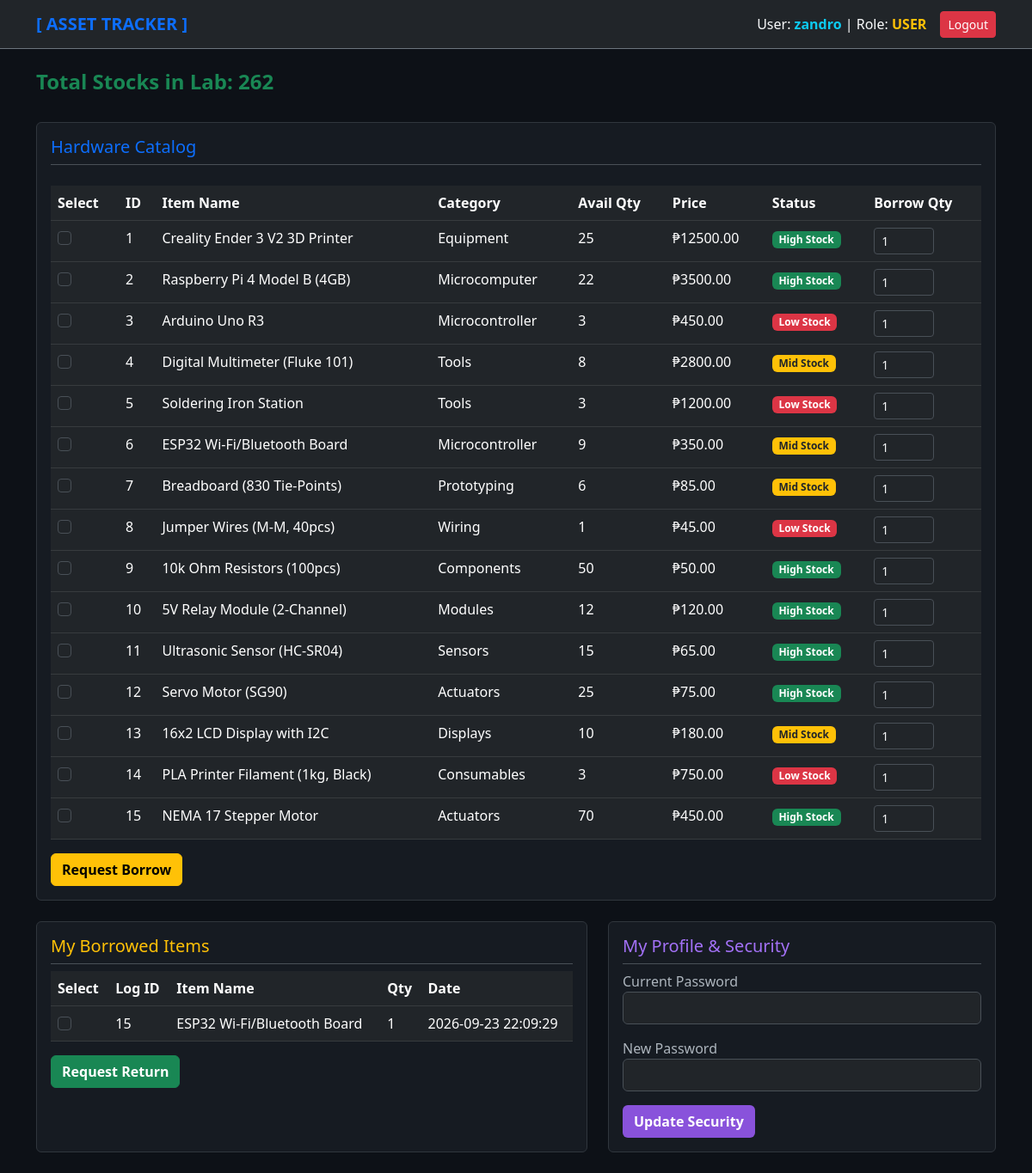
The app's page /dashboard (signed in) with its own data.
### tables this page shows
CREATE TABLE borrow_logs (
            log_id INTEGER PRIMARY KEY AUTOINCREMENT,
            item_id INTEGER,
            item_name TEXT NOT NULL,
            username TEXT NOT NULL,
            borrowed_qty INTEGER NOT NULL,
            borrow_date TEXT NOT NULL,
            return_date TEXT,
            status TEXT DEFAULT 'Borrowed'
        );

CREATE TABLE hardware (
            item_id INTEGER PRIMARY KEY AUTOINCREMENT,
            item_name TEXT NOT NULL,
            category TEXT NOT NULL,
            quantity INTEGER NOT NULL,
            unit_price REAL NOT NULL,
            status TEXT NOT NULL
        );

### app.py (the view, shortened to what this page needs)
@app.route("/dashboard")
@login_required
def dashboard():
    search = request.args.get(
        "search",
        ""
    ).strip()
    category = request.args.get(
        "category",
        "ALL"
    )
    if not category:
        category = "ALL"
    items = InventoryController.get_all_items(
        search_text=search,
        category=category
    )
    categories = InventoryController.get_categories()
    all_items_for_total = (
        InventoryController.get_all_items(
            search_text="",
            category="ALL"
        )
    )
    total_stocks = sum(
        item[3]
        for item in all_items_for_total
    )
    active_loans = []
    history = []
    pending_returns = []
    pending_borrows = []
    pending_borrow_requests = []
    all_loans = []
    pending_resets = []
    if session["role"] == "USER":
        active_loans = (
            InventoryController.get_user_active_loans(
                session["username"]
            )
        )
        pending_borrow_requests = (
            InventoryController.get_user_pending_borrows(
                session["username"]
            )
        )
        history = (
            InventoryController.get_user_loan_history(
                session["username"]
            )
        )
    return render_template(
        "dashboard.html",
        items=items,
        categories=categories,
        search=search,
        selected_category=category,
        total_stocks=total_stocks,
        active_loans=active_loans,
        history=history,
        pending_returns=pending_returns,
        pending_borrows=pending_borrows,
        pending_borrow_requests=(
            pending_borrow_requests
        ),
        all_loans=all_loans,
        pending_resets=pending_resets
    )

### Laboratorysystem.py (called while the page is built)
    @staticmethod
    def get_all_items(search_text="", category="ALL"):
        conn = sqlite3.connect(DB_NAME); res = conn.execute("SELECT * FROM hardware").fetchall()
        conn.close(); return res

    @staticmethod
    def get_categories(): return []

    @staticmethod
    def get_user_loan_history(u): return []

    @staticmethod
    def get_user_pending_borrows(u): return []

    @staticmethod
    def get_user_active_loans(u):
        conn = sqlite3.connect(DB_NAME); res = conn.execute("SELECT log_id, item_name, borrowed_qty, borrow_date FROM borrow_logs WHERE username=? AND status='Borrowed'", (u,)).fetchall()
        conn.close(); return res

### app.py (called while the page is built, shortened)
def login_required(view):
    @wraps(view)
    def wrapped(*args, **kwargs):
        return view(*args, **kwargs)
    return wrapped

### templates/dashboard.html (shortened to what this page needs)
{% extends "base.html" %}
{% block content %}
<div class="row mb-4">
    <div class="col-md-12 d-flex justify-content-between align-items-center">
        <h4 class="text-success fw-bold">Total Stocks in Lab: {{ total_stocks }}</h4>
    </div>
</div>
<div class="row">
    <div class="col-md-12 mb-4">
        <div class="card p-3">
            <div class="d-flex justify-content-between border-bottom pb-2 mb-3">
                <h5 class="text-primary mb-0">Hardware Catalog</h5>
            </div>
            <form method="POST" action="{{ url_for('borrow') if session['role'] == 'USER' else url_for('admin_delete') }}">
                <table class="table table-dark table-hover mt-2">
                    <thead>
                        <tr>
                            <th>Select</th>
                            <th>ID</th>
                            <th>Item Name</th>
                            <th>Category</th>
                            <th>Avail Qty</th>
                            <th>Price</th>
                            <th>Status</th>
                            {% if session['role'] == 'USER' %}<th>Borrow Qty</th>{% endif %}
                        </tr>
                    </thead>
                    <tbody>
                        {% for item in items %}
                        <tr>
                            <td><input type="checkbox" name="{{ 'item_id' if session['role'] == 'USER' else 'item_ids' }}" value="{{ item[0] }}" class="form-check-input"></td>
                            <td>{{ item[0] }}</td>
                            <td>{{ item[1] }}</td>
                            <td>{{ item[2] }}</td>
                            <td>{{ item[3] }}</td>
                            <td>₱{{ "%.2f"|format(item[4]) }}</td>
                            <td>
                                {% if item[5] == 'High Stock' %}<span class="badge bg-success">High Stock</span>
                                {% elif item[5] == 'Mid Stock' %}<span class="badge bg-warning text-dark">Mid Stock</span>
                                {% elif item[5] == 'Low Stock' %}<span class="badge bg-danger">Low Stock</span>
                                {% else %}<span class="badge bg-secondary">Out of Stock</span>{% endif %}
                            </td>
                            {% if session['role'] == 'USER' %}
                            <td><input type="number" name="quantity_{{ item[0] }}" min="1" max="{{ item[3] }}" value="1" class="form-control form-control-sm bg-dark text-light" style="width: 70px;"></td>
                            {% endif %}
                        </tr>
                        {% endfor %}
                    </tbody>
                </table>
                {% if session['role'] == 'USER' %}
                    <button type="submit" class="btn btn-warning fw-bold">Request Borrow</button>
                {% else %}
                    <button type="submit" class="btn btn-danger fw-bold">Delete Selected Item(s)</button>
                {% endif %}
            </form>
        </div>
    </div>
    {% if session['role'] == 'USER' %}
    <div class="col-md-7 mb-4">
        <div class="card p-3 h-100">
            <h5 class="text-warning border-bottom pb-2">My Borrowed Items</h5>
            <form method="POST" action="{{ url_for('return_request') }}">
                <table class="table table-dark">
                    <thead><tr><th>Select</th><th>Log ID</th><th>Item Name</th><th>Qty</th><th>Date</th></tr></thead>
                    <tbody>
                        {% for loan in active_loans %}
                        <tr>
                            <td><input type="checkbox" name="loan_ids" value="{{ loan[0] }}" class="form-check-input"></td>
                            <td>{{ loan[0] }}</td><td>{{ loan[1] }}</td><td>{{ loan[2] }}</td><td>{{ loan[3] }}</td>
                        </tr>
                        {% endfor %}
                    </tbody>
                </table>
                <button type="submit" class="btn btn-success fw-bold">Request Return</button>
            </form>
        </div>
    </div>
    {% endif %}
    <div class="col-md-{% if session['role'] == 'USER' %}5{% else %}12{% endif %} mb-4">
        <div class="card p-3 h-100">
            <h5 class="text-purple border-bottom pb-2" style="color: #A371F7;">My Profile & Security</h5>
            <form method="POST" action="{{ url_for('change_password') }}">
                <div class="mb-3">
                    <label>Current Password</label>
                    <input type="password" name="old_password" class="form-control bg-dark text-light" required>
                </div>
                <div class="mb-3">
                    <label>New Password</label>
                    <input type="password" name="new_password" class="form-control bg-dark text-light" required>
                </div>
                <button type="submit" class="btn btn-purple fw-bold" style="background-color: #8952DB; color: white;">Update Security</button>
            </form>
        </div>
    </div>
</div>
{% endblock %}

### templates/base.html (shortened to what this page needs)
<!DOCTYPE html>
<html lang="en" data-bs-theme="dark">
<head>
    <link href="https://cdn.jsdelivr.net/npm/bootstrap@5.3.0/dist/css/bootstrap.min.css" rel="stylesheet">
</head>
<body>
    <nav class="navbar navbar-expand-lg navbar-dark bg-dark border-bottom border-secondary mb-4">
        <div class="container">
            <a class="navbar-brand text-primary fw-bold" href="#">[ ASSET TRACKER ]</a>
            <div class="d-flex align-items-center">
                {% if session.get('username') %}
                    <span class="text-light me-3">User: <strong class="text-info">{{ session['username'] }}</strong> | Role: <strong class="text-warning">{{ session['role'] }}</strong></span>
                    <a href="{{ url_for('logout') }}" class="btn btn-danger btn-sm">Logout</a>
                {% endif %}
            </div>
        </div>
    </nav>
    <div class="container">
        {% block content %}{% endblock %}
    </div>
</body>
</html>

### templates/base.html (style rules this page uses)
body { background-color: #0d1117; color: #c9d1d9; }
.card { background-color: #161b22; border: 1px solid #30363d; }

### records on screen
borrow_logs: username "zandro", log_id "15", item_name "ESP32 Wi-Fi/Bluetooth Board", borrowed_qty "1", borrow_date "2026-09-23 22:09:29"
hardware: item_id "1", item_name "Creality Ender 3 V2 3D Printer", category "Equipment", quantity "25", unit_price "12500.00", status "High Stock"
hardware: item_id "2", item_name "Raspberry Pi 4 Model B (4GB)", category "Microcomputer", quantity "22", unit_price "3500.00", status "High Stock"
hardware: item_id "3", item_name "Arduino Uno R3", category "Microcontroller", quantity "3", unit_price "450.00", status "Low Stock"
hardware: item_id "4", item_name "Digital Multimeter (Fluke 101)", category "Tools", quantity "8", unit_price "2800.00", status "Mid Stock"
hardware: item_id "5", item_name "Soldering Iron Station", category "Tools", quantity "3", unit_price "1200.00", status "Low Stock"
hardware: item_id "6", item_name "ESP32 Wi-Fi/Bluetooth Board", category "Microcontroller", quantity "9", unit_price "350.00", status "Mid Stock"
hardware: item_id "7", item_name "Breadboard (830 Tie-Points)", category "Prototyping", quantity "6", unit_price "85.00", status "Mid Stock"
hardware: item_id "8", item_name "Jumper Wires (M-M, 40pcs)", category "Wiring", quantity "1", unit_price "45.00", status "Low Stock"
hardware: item_id "9", item_name "10k Ohm Resistors (100pcs)", category "Components", quantity "50", unit_price "50.00", status "High Stock"
hardware: item_id "10", item_name "5V Relay Module (2-Channel)", category "Modules", quantity "12", unit_price "120.00", status "High Stock"
hardware: item_id "11", item_name "Ultrasonic Sensor (HC-SR04)", category "Sensors", quantity "15", unit_price "65.00", status "High Stock"
hardware: item_id "12", item_name "Servo Motor (SG90)", category "Actuators", quantity "25", unit_price "75.00", status "High Stock"
hardware: item_id "13", item_name "16x2 LCD Display with I2C", category "Displays", quantity "10", unit_price "180.00", status "Mid Stock"
hardware: item_id "14", item_name "PLA Printer Filament (1kg, Black)", category "Consumables", quantity "3", unit_price "750.00", status "Low Stock"
hardware: item_id "15", item_name "NEMA 17 Stepper Motor", category "Actuators", quantity "70", unit_price "450.00", status "High Stock"

### other values on screen
{{ session['role'] }} "USER"
{{ total_stocks }} "262"
